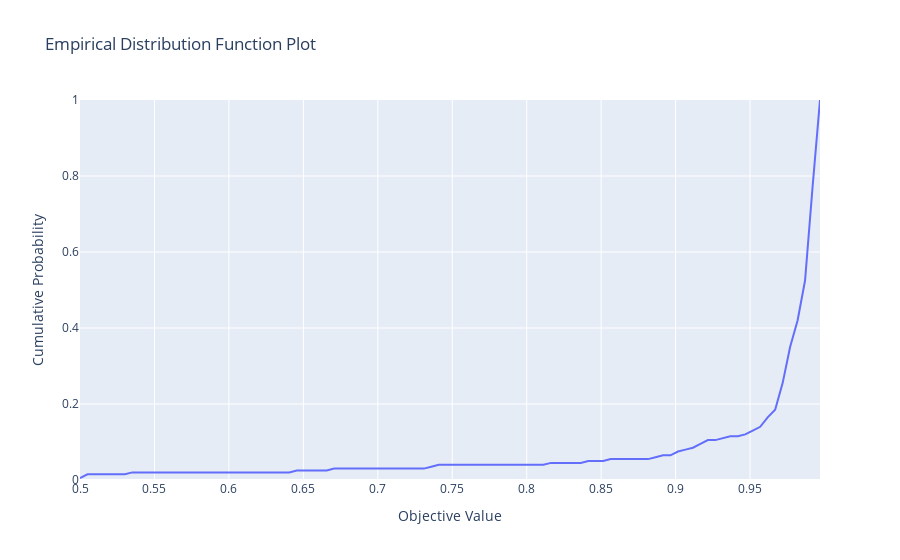

This figure's notebook cell:
### Code cell
fig = optuna.visualization.plot_edf([study])
fig.show();
